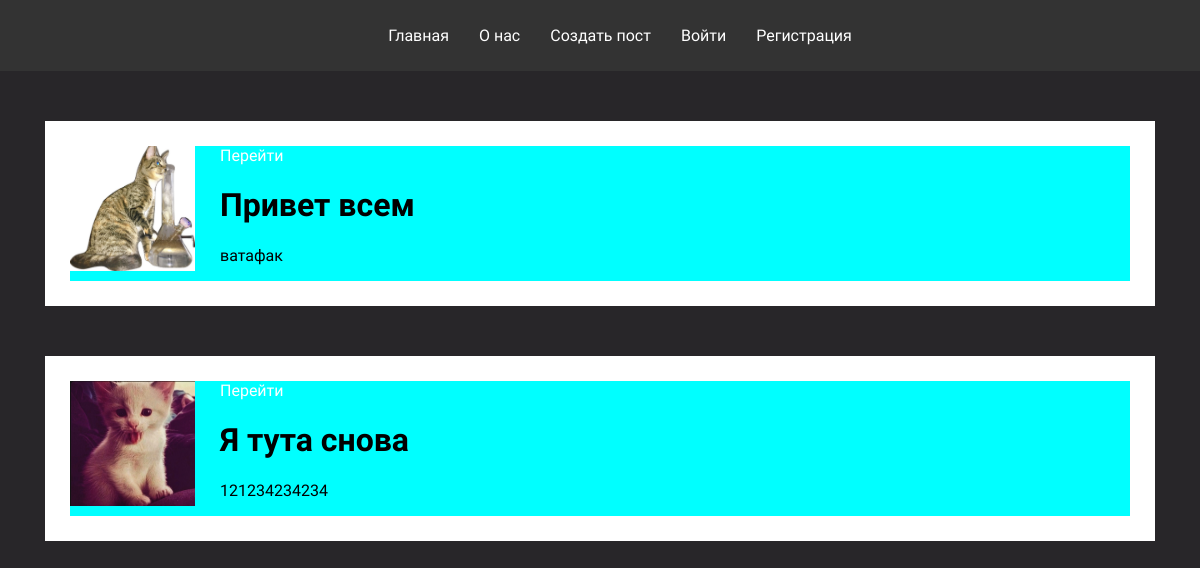
/, run on an earlier commit of the app's database.
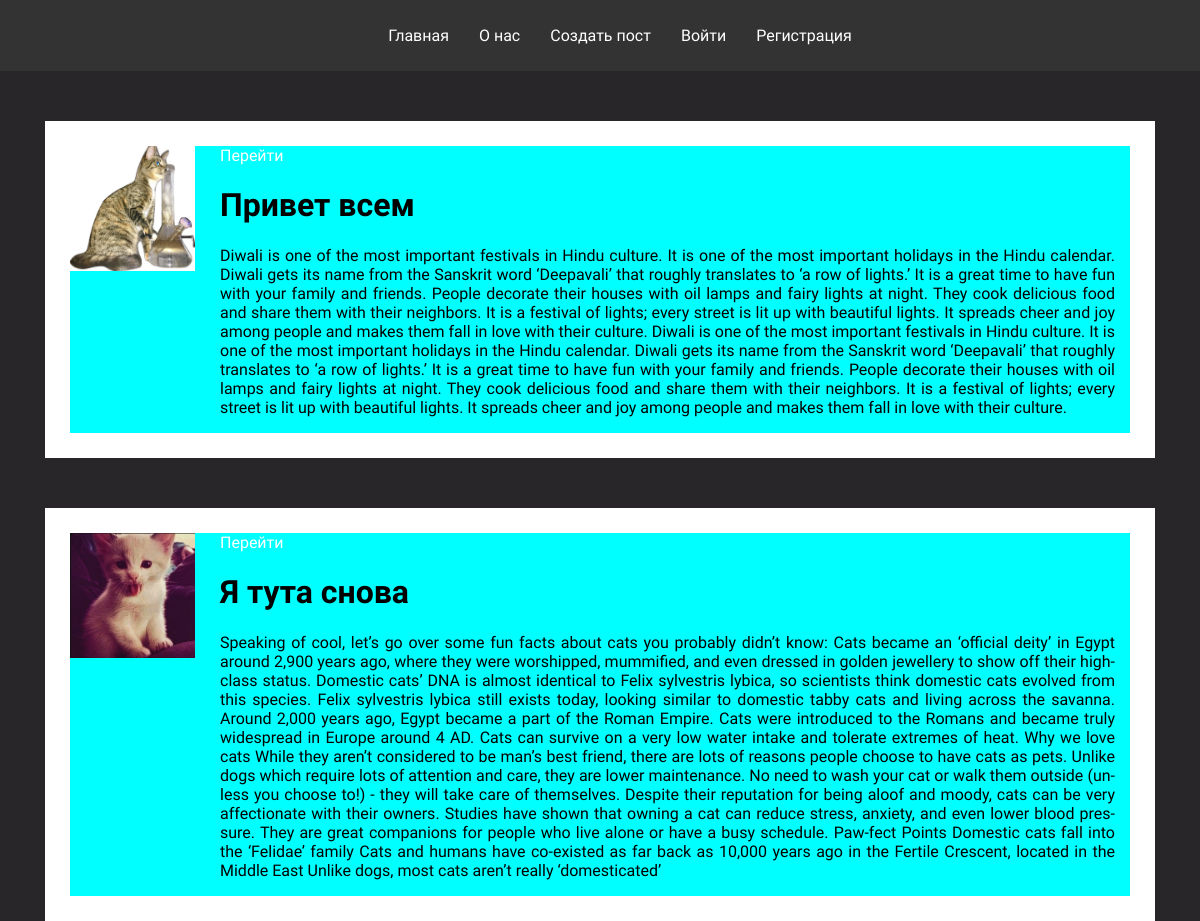
And on a later commit of the database.
### main/models.py (models this page shows, shortened)
class Post(models.Model):
    title = models.CharField('Заголовок',max_length=50)
    description = models.TextField('Описание')
    img = models.ImageField('Изображение',upload_to='media/%d',null=True,blank=True)
    data = models.DateTimeField(auto_now_add=True)
    class Meta:
        verbose_name = 'Пост'
        verbose_name_plural = 'Посты'

### main/views.py (the view)
# urls.py: path('',views.index, name='index'),
def index(request):
    posts = Post.objects.all()
    return render(request, 'main/index.html',{'posts':posts})

### main/templates/main/index.html
{% extends 'main/base.html' %}
{%block content%}
 <div class="container">
    {%for post in posts%}
        <div class="hero_content">
            <div class="wrapper">
                <div class="wrapper-content">
                    <div class="left_wrap">
                        <img src="{{post.img.url}}" alt="#">
                    </div>
                    <div class="right_wrap" id="text">
                        <a href="{%url 'post_detail' pk=post.pk %}">Перейти</a>
                        <h1>
                            {{post.title}}
                        </h1>
                        <p class='description'>
                            {{post.description}}
                    </div>
                </div>
            </div>
        </div>
    {%endfor%}
    </div>
{%endblock%}

### main/templates/main/base.html (shortened to what this page needs)
{% load static %}
<!DOCTYPE html>
<html lang="en">
<head>
    <link rel="stylesheet" href="{% static 'main/css/style.css' %}">
</head>
<body>
    <header>
        <div class="content">
            <ul class="nav">
                <li><a href="{%url 'index'%}">Главная</a></li>
                <li><a href="#">О нас</a></li>
                {%if request.path == '/' %}
                <li><a href="#">Создать пост</a></li>
                {% endif %}
                {% if user.is_authenticated %}
                <li><a href="{% url 'logout'%}">Выйти</a></li>
                {%else%}
                <li><a id="openLogin" href="#">Войти</a></li>
                <li><a id="openRegister" href="#">Регистрация</a></li>
                {%endif%}
            </ul>
        </div>
    </header>
    {% block content %}{% endblock%}
</body>
</html>

### static/main/css/style.css (style rules this page uses)
body { background-color: #282629; margin: auto; font-family: "Raleway", serif; list-style: none; }
.container { max-width: 1110px; margin: 0 auto; }
header { background-color: #333; color: white; padding: 10px 0; text-align: center; }
.nav { display: flex; justify-content: center; gap: 30px; list-style: none; }
a { text-decoration: none; color: white; }
img { width: 125px; height: 125px; }
.hero_content { margin-top: 50px; padding: 25px; background-color: #ffffff; }
.wrapper-content { display: flex; background-color: aqua; gap: 25px; }
.description { text-align: justify; hyphens: auto; }
.right_wrap { padding: 0px 15px 0px 0px; }

What changed in the data, as far as the page shows it:
changed Post "Привет всем": description "ватафак" → "Diwali is one of the most important festivals in Hindu culture. It is one of the most important holidays in the Hindu calendar. Diwali gets its name from the Sanskrit word ‘Deepavali’ that roughly translates to ‘a row of lights.’ It is a great time to have fun with your family and friends. People decorate their houses with oil lamps and fairy lights at night. They cook delicious food and share them with their neighbors. It is a festival of lights; every street is lit up with beautiful lights. It spreads cheer and joy among people and makes them fall in love with their culture. Diwali is one of the most important festivals in Hindu culture. It is one of the most important holidays in the…"
changed Post "Я тута снова": description "121234234234" → "Speaking of cool, let’s go over some fun facts about cats you probably didn’t know: Cats became an ‘official deity’ in Egypt around 2,900 years ago, where they were worshipped, mummified, and even dressed in golden jewellery to show off their high-class status. Domestic cats’ DNA is almost identical to Felix sylvestris lybica, so scientists think domestic cats evolved from this species. Felix sylvestris lybica still exists today, looking similar to domestic tabby cats and living across the savanna. Around 2,000 years ago, Egypt became a part of the Roman Empire. Cats were introduced to the Romans and became truly widespread in Europe around 4 AD. Cats can survive on a very low water intake…"
